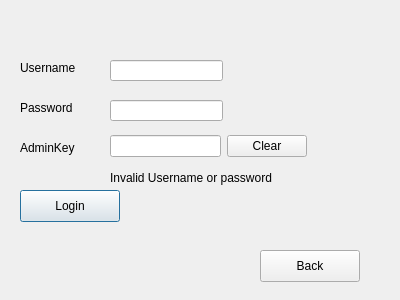
<?xml version="1.0" encoding="UTF-8"?>
<ui version="4.0">
 <class>loginwindow</class>
 <widget class="QDialog" name="loginwindow">
  <property name="geometry">
   <rect>
    <x>0</x>
    <y>0</y>
    <width>400</width>
    <height>300</height>
   </rect>
  </property>
  <property name="windowTitle">
   <string>Dialog</string>
  </property>
  <widget class="QLabel" name="label_user">
   <property name="geometry">
    <rect>
     <x>20</x>
     <y>60</y>
     <width>71</width>
     <height>16</height>
    </rect>
   </property>
   <property name="text">
    <string>Username</string>
   </property>
  </widget>
  <widget class="QLabel" name="label_password">
   <property name="geometry">
    <rect>
     <x>20</x>
     <y>100</y>
     <width>58</width>
     <height>16</height>
    </rect>
   </property>
   <property name="text">
    <string>Password</string>
   </property>
  </widget>
  <widget class="QLabel" name="label_admin">
   <property name="geometry">
    <rect>
     <x>20</x>
     <y>140</y>
     <width>61</width>
     <height>16</height>
    </rect>
   </property>
   <property name="text">
    <string>AdminKey</string>
   </property>
  </widget>
  <widget class="QLineEdit" name="lineEdit_password">
   <property name="geometry">
    <rect>
     <x>110</x>
     <y>100</y>
     <width>113</width>
     <height>21</height>
    </rect>
   </property>
   <property name="echoMode">
    <enum>QLineEdit::EchoMode::Password</enum>
   </property>
  </widget>
  <widget class="QLineEdit" name="lineEdit_username">
   <property name="geometry">
    <rect>
     <x>110</x>
     <y>60</y>
     <width>113</width>
     <height>21</height>
    </rect>
   </property>
  </widget>
  <widget class="QPushButton" name="pushButton_Login">
   <property name="geometry">
    <rect>
     <x>20</x>
     <y>190</y>
     <width>100</width>
     <height>32</height>
    </rect>
   </property>
   <property name="text">
    <string>Login</string>
   </property>
  </widget>
  <widget class="QPushButton" name="pushButton_Back">
   <property name="geometry">
    <rect>
     <x>260</x>
     <y>250</y>
     <width>100</width>
     <height>32</height>
    </rect>
   </property>
   <property name="text">
    <string>Back</string>
   </property>
  </widget>
  <widget class="QLabel" name="Labelinvalid">
   <property name="geometry">
    <rect>
     <x>110</x>
     <y>170</y>
     <width>201</width>
     <height>16</height>
    </rect>
   </property>
   <property name="text">
    <string>Invalid Username or password</string>
   </property>
  </widget>
  <widget class="QWidget" name="">
   <property name="geometry">
    <rect>
     <x>110</x>
     <y>130</y>
     <width>197</width>
     <height>33</height>
    </rect>
   </property>
   <layout class="QHBoxLayout" name="horizontalLayout">
    <item>
     <widget class="QLineEdit" name="lineEdit_adminkey">
      <property name="echoMode">
       <enum>QLineEdit::EchoMode::Password</enum>
      </property>
     </widget>
    </item>
    <item>
     <widget class="QPushButton" name="pushButton_Clear">
      <property name="text">
       <string>Clear</string>
      </property>
     </widget>
    </item>
   </layout>
  </widget>
 </widget>
 <resources/>
 <connections/>
</ui>
